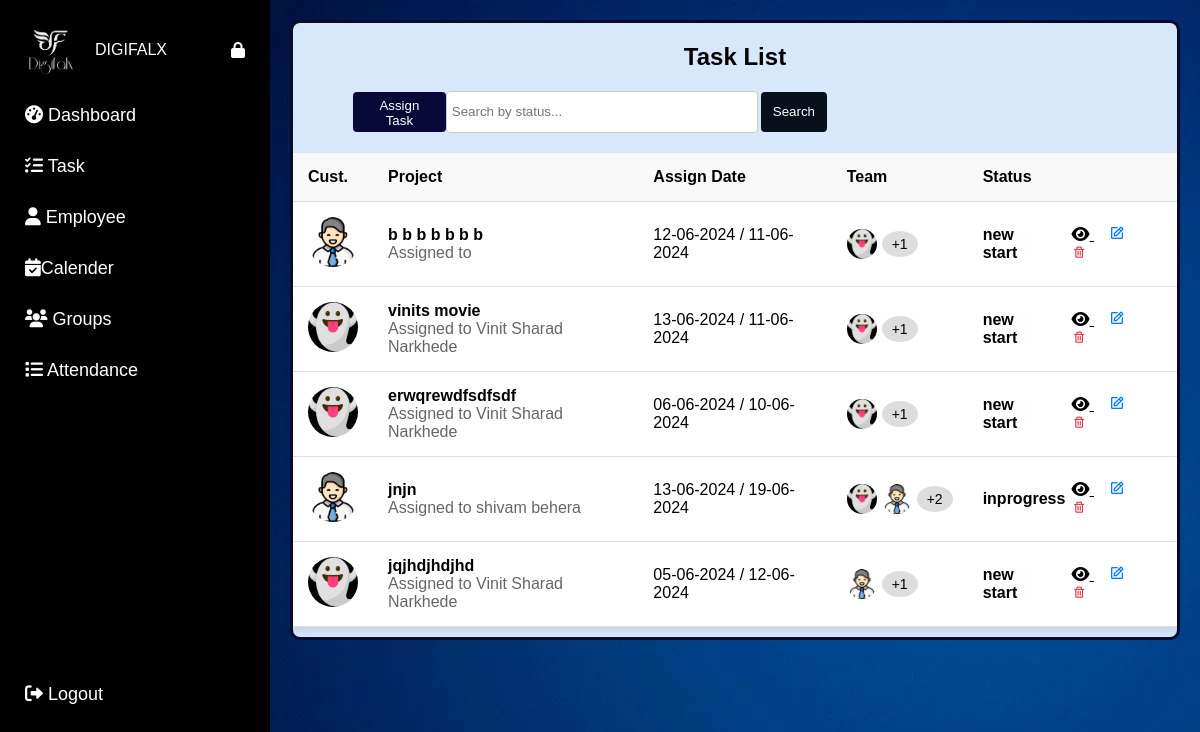
Page /admin/admintasklist on the committed database.
### app.py (models this page shows)
class Task(db.Model):
    id = db.Column(db.Integer, primary_key=True)
    employee_id = db.Column(db.Integer, db.ForeignKey('employee.id'), nullable=False)
    observer_id = db.Column(db.Integer, db.ForeignKey('employee.id'))
    title = db.Column(db.String(150), nullable=False)
    description = db.Column(db.Text, nullable=False)
    status = db.Column(db.String(50), nullable=False, default='new start')
    startdate = db.Column(db.Date, nullable=False)
    enddate = db.Column(db.Date, nullable=False)
    created_by = db.Column(db.String(100), nullable=False)
    summary = db.Column(db.Text)
    assignees = db.relationship('Employee', secondary='task_assignee', backref=db.backref('assigned_tasks', lazy='dynamic'),
                                primaryjoin="Task.id == TaskAssignee.task_id",
                                secondaryjoin="TaskAssignee.employee_id == Employee.id",
                                lazy='dynamic')
    observer = db.relationship('Employee', foreign_keys=[observer_id], lazy='select')

class Employee(db.Model):
    id = db.Column(db.Integer, primary_key=True)
    username = db.Column(db.String(150), nullable=False, unique=True)
    password = db.Column(db.String(150), nullable=False)
    name = db.Column(db.String(100), nullable=False)
    email = db.Column(db.String(100), nullable=False)
    position = db.Column(db.String(100), nullable=False)
    joining_date = db.Column(db.Date, nullable=False, default=datetime.utcnow)
    profile_picture = db.Column(db.String(120), nullable=True)
    group_id = db.Column(db.Integer, db.ForeignKey('group.id'), nullable=True)
    events = db.relationship('Event', backref='employee', lazy=True)
    time_entries = db.relationship('TimeEntry', backref='employee', lazy=True)
    tasks = db.relationship('Task', backref='assigned_employee', foreign_keys=[Task.employee_id], lazy=True)
    observed_tasks = db.relationship('Task', backref='observer_employee', foreign_keys=[Task.observer_id], lazy=True)

### app.py (the view)
@app.route('/admin/admintasklist', methods=['GET'])
def admintasklist():
    search_query = request.args.get('search_query', '')
    if search_query:
        tasks = db.session.query(Task).filter(Task.title.ilike(f'%{search_query}%')).all()
    else:
        tasks = db.session.query(Task).all()
    tasks_data = []
    for task in tasks:
        assignees = task.assignees.all()
        observer = task.observer_employee
        assigned_employee = task.assigned_employee
        tasks_data.append({
            'task': task,
            'employee': assigned_employee,
            'assignees': assignees,
            'observer': observer
        })
    return render_template('admintasklist.html', tasks=tasks_data, search_query=search_query)

### templates/admintasklist.html (shortened to what this page needs)
<!DOCTYPE html>
<html lang="en">
<head>
    <link rel="stylesheet" href="https://cdnjs.cloudflare.com/ajax/libs/font-awesome/6.0.0-beta3/css/all.min.css">
    <link href="https://unpkg.com/boxicons@2.1.4/css/boxicons.min.css" rel="stylesheet" />
    <link rel="stylesheet" type="text/css" href="{{ url_for('static', filename='admintasklist.css') }}">
</head>
<body>
    <div class="sidebar" id="mySidebar">
        <div class="sidebar-header">
            <img src="/static/images/logo.png" alt="Logo" class="sidebar-logo">
            <span class="sidebar-text">DIGIFALX</span>
            <i class="fas fa-lock" id="lockIcon" onclick="toggleLock()"></i>
        </div>
        <a href="{{ url_for('admin') }}"><i class="fas fa-tachometer-alt"></i> <span
                class="menu-text">Dashboard</span></a>
        <a href="{{ url_for('admintasklist') }}"><i class="fas fa-tasks"></i> <span class="menu-text">Task</span></a>
        <a href="{{ url_for('employee_list') }}"><i class="fas fa-user"></i> <span class="menu-text">Employee</span></a>
        <a href="{{ url_for('admincalender') }}"><i class="fas fa-calendar-check"></i><span
                class="menu-text">Calender</span></a>
        <a href="{{ url_for('list_group') }}"><i class="fas fa-users"></i> <span class="menu-text">Groups</span></a>
        <a href="{{ url_for('attendance_list') }}"><i class="fas fa-list"></i> <span
                class="menu-text">Attendance</span></a>
        <a href="{{ url_for('logout') }}" class="logout"><i class="fas fa-sign-out-alt"></i> <span
                class="menu-text">Logout</span></a>
    </div>
    <div id="main" class="content">
        <div class="jumbotron">
            <h2 style="text-align: center;">Task List</h2>
            <div class="form-container">
                <button class="admin-tasks-button" onclick="window.location.href='{{ url_for('admin_tasks') }}'">Assign
                    Task</button>
                <form class="search-bar" action="{{ url_for('admintasklist') }}" method="GET">
                    <input type="text" name="search_query" placeholder="Search by status..." value="{{ search_query }}">
                    <button type="submit">Search</button>
                </form>
            </div>
            <div class="task-table">
                <table>
                    <thead>
                        <tr>
                            <th>Cust.</th>
                            <th>Project</th>
                            <th>Assign Date</th>
                            <th>Team</th>
                            <th>Status</th>
                            <th></th>
                        </tr>
                    </thead>
                    <tbody>
                        {% for task_data in tasks %}
                        <tr>
                            <td>
                                {% if task_data.task.created_by == 'admin' %}
    <img src="{{ url_for('static', filename='profile_pics/admindefault.png') }}" alt="Profile Picture" class="profile-pic">
{% else %}
    {% if task_data.employee.profile_picture %}
        <img src="{{ url_for('static', filename='profile_pics/' ~ task_data.employee.profile_picture) }}" alt="Profile Picture" class="profile-pic">
    {% else %}
        <img src="{{ url_for('static', filename='profile_pics/default.png') }}" alt="Profile Picture" class="profile-pic">
    {% endif %}
{% endif %}
                            </td>
                            <td>
                                <div class="project-details">
                                    <span class="project-title">{{ task_data.task.title }}</span>
                                    <span class="project-assigned">Assigned to {{ task_data.employee.name }}</span>
                                </div>
                            </td>
                            <td>{{ task_data.task.startdate.strftime('%d-%m-%Y') }} /
                                {{task_data.task.enddate.strftime('%d-%m-%Y') }}</td>
                            <td>
                                <div class="team">
                                    {% for assignee in task_data.assignees %}
                                    {% if assignee.profile_picture %}
                                    <img src="{{ url_for('static', filename='profile_pics/' ~ assignee.profile_picture) }}"
                                        alt="Assignee Picture" class="team-pic">
                                    {% else %}
                                    <img src="{{ url_for('static', filename='profile_pics/default.png') }}"
                                        alt="Assignee Picture" class="team-pic">
                                    {% endif %}
                                    {% endfor %}
                                    <span class="team-count">+{{ task_data.assignees|length }}</span>
                                </div>
                            </td>
                            <td>
                                <div class="status-bar">
                                    <span class="status-text">{{ task_data.task.status }}</span>
                                </div>
                            </td>
                            <td>
                                <a href="{{ url_for('admintaskdetails', task_id=task_data.task.id) }}"
                                    style="color: rgb(0, 0, 0); margin: 0 10px;">
                                    <i class="fas fa-eye"></i>
                                </a>
                                <a href="{{ url_for('admin_update_task', task_id=task_data.task.id) }}">
                                    <i class="bx bx-edit edit-icon"></i>
                                </a>
                                <form action="{{ url_for('admin_delete_task', task_id=task_data.task.id) }}"
                                    method="POST" style="display:inline;">
                                    <button type="submit" style="background:none;border:none; align-items: center;">
                                        <i class="bx bx-trash delete-icon"></i>
                                    </button>
                                </form>
                            </td>
                        </tr>
                        {% endfor %}
                    </tbody>
                </table>
            </div>
        </div>
    </div>
</body>
</html>

### static/admintasklist.css (style rules this page uses)
body { margin: 0; background: linear-gradient(120deg, #f0f4f8, #d9e2ec); font-family: 'Trebuchet MS', 'Lucida Sans Unicode', 'Lucida Grande', 'Lucida Sans', Arial, sans-serif; background-image: url(/static/images/bg.png); }
.sidebar { height: 100%; width: 270px; position: fixed; top: 0; left: 0; background-color: black; overflow-x: hidden; transition: width 0.5s; padding-top: 0; z-index: 1000; }
.sidebar-header { display: flex; align-items: center; padding: 15px 25px; color: white; margin-top: 10px; }
.sidebar-logo { width: 50px; height: 50px; margin-right: 20px; }
.sidebar-text { flex-grow: 1; }
#lockIcon { cursor: pointer; }
.sidebar a { padding: 15px 25px; text-decoration: none; font-size: large; color: rgb(255, 255, 255); display: block; transition: 0.3s; }
.sidebar a.logout { position: absolute; bottom: 80px; width: 100%; }
#main { transition: margin-left 0.5s; padding: 20px; margin-left: 270px; }
.jumbotron { background-color: #d7e8fb; border: 3px solid #070c2c; border-radius: 10px; }
.task-table { width: 100%; max-width: 1000px; margin: 20px auto; border-collapse: collapse; background: #d6dcfa; margin-bottom: 10px; }
.task-table table { width: 100%; border-collapse: collapse; box-shadow: 0 4px 8px rgba(0, 0, 0, 0.1); background-color: #fff; }
.task-table th, .task-table td { padding: 15px; text-align: left; border-bottom: 1px solid #ddd; }
.task-table th { background-color: #f8f8f8; font-weight: bold; }
.task-table td { background-color: #fff; }
.profile-pic { width: 50px; height: 50px; border-radius: 50%; object-fit: cover; }
.project-details { display: flex; flex-direction: column; }
.project-title { font-weight: bold; }
.project-assigned { color: #666; }
.team { display: flex; align-items: center; }
.team-pic { width: 30px; height: 30px; border-radius: 50%; object-fit: cover; margin-right: 5px; }
.team-count { background-color: #ddd; border-radius: 50%; padding: 5px 10px; font-size: 14px; }
.status-bar { display: flex; align-items: center; position: relative; background-color: #fefefe; height: 25px; }
.status-text { position: absolute; color: rgb(0, 0, 0); font-weight: bold; }
.edit-icon, .delete-icon { cursor: pointer; margin: 0 5px; }
.edit-icon { color: #007bff; }
.delete-icon { color: #dc3545; }
.search-bar input { padding: 10px; width: 300px; border: 1px solid #ddd; border-radius: 5px; margin-right: 10px; }
.search-bar button { padding: 10px 20px; border: none; background-color: #000000; color: white; border-radius: 5px; cursor: pointer; }
.form-container { display: flex; justify-content: space-between; align-items: center; margin-bottom: 20px; padding-left: 60px; padding-right: 350px; }
.search-bar { display: flex; align-items: center; }
.search-bar input[type="text"] { padding: 5px; margin-right: 3px; border: 1px solid #ccc; border-radius: 4px; height: 30px; }
.search-bar button { padding: 6px 12px; background-color: #05101b; color: white; border: none; border-radius: 4px; cursor: pointer; height: 40px; }
.admin-tasks-button { padding: 6px 12px; background-color: #080839; color: white; border: none; border-radius: 4px; cursor: pointer; width: 130px; height: 40px; }

### rows in the picture
Task: task "b b b b b b b", task.startdate "12-06-2024", task.enddate "11-06-2024", task.status "new start"
Employee: profile_picture (picture), employee.name "Vinit Sharad Narkhede" "Vinit Sharad Narkhede" "Vinit Sharad Narkhede"
Task: task "vinits movie", task.startdate "13-06-2024", task.enddate "11-06-2024", task.status "new start"
Task: task "erwqrewdfsdfsdf", task.startdate "06-06-2024", task.enddate "10-06-2024", task.status "new start"
Task: task "jnjn", task.startdate "13-06-2024", task.enddate "19-06-2024", task.status "inprogress"
Employee: employee.name "shivam behera", shows a picture
Task: task "jqjhdjhdjhd", task.startdate "05-06-2024", task.enddate "12-06-2024", task.status "new start"

### other values in the picture
{{ task_data.assignees|length }} "1" "1" "1" "2" "1"
